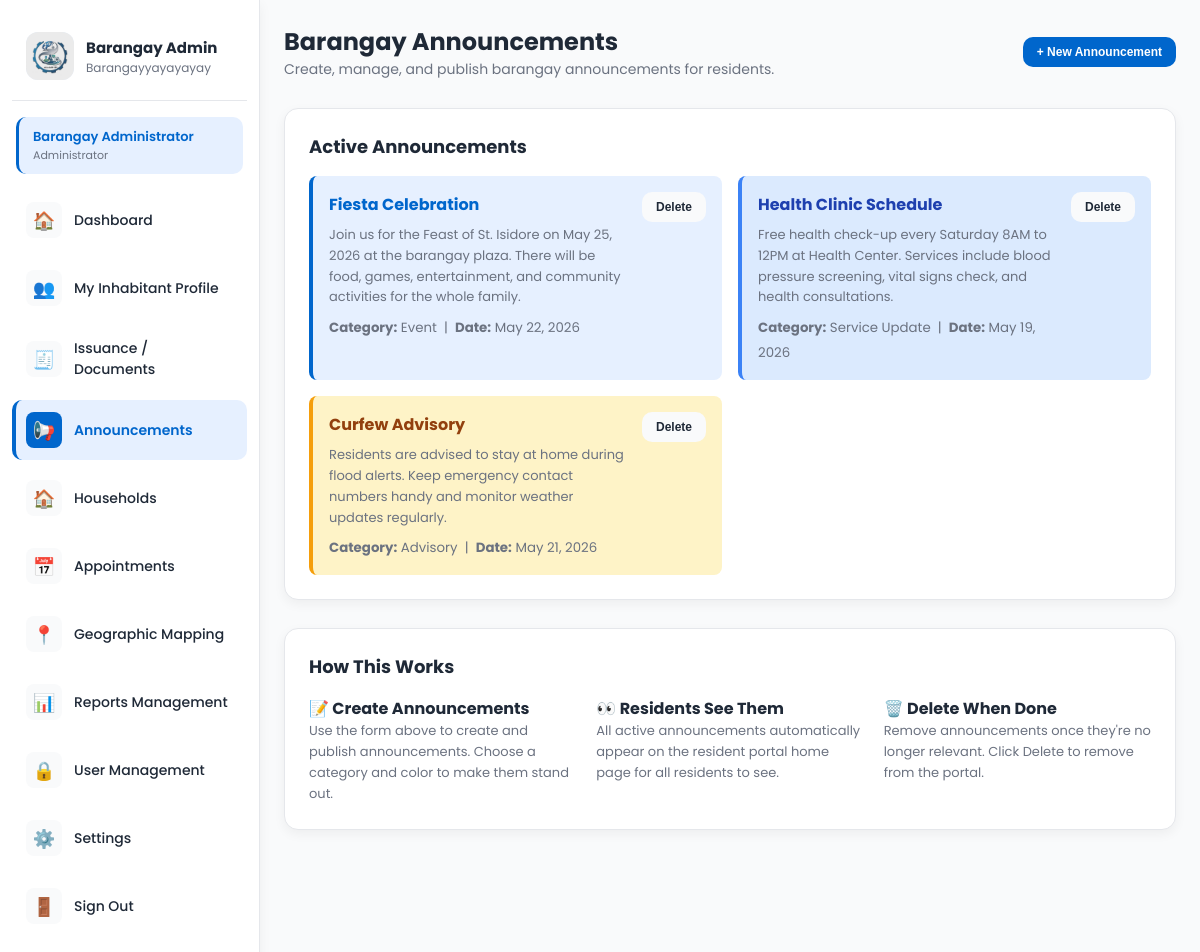
Screenshot of /announcements.php (signed in) with the database file from the repository.
### tables this page shows
CREATE TABLE `announcements` (
  `id` int(10) UNSIGNED NOT NULL,
  `title` varchar(200) NOT NULL,
  `description` text NOT NULL,
  `category` enum('Event','Service Update','Advisory','Important Notice','Other') DEFAULT 'Other',
  `color` varchar(20) DEFAULT 'primary',
  `publish_date` date DEFAULT NULL,
  `created_by` int(10) UNSIGNED DEFAULT NULL,
  `is_active` tinyint(1) DEFAULT 1,
  `created_at` datetime DEFAULT current_timestamp(),
  `updated_at` datetime DEFAULT current_timestamp() ON UPDATE current_timestamp()
);

### includes/db.php (called while the page is built, shortened)
<?php
function getDB(): PDO {
    static $pdo = null;
    if ($pdo === null) {
        $dsn = sprintf(
            'mysql:host=%s;dbname=%s;charset=%s',
            DB_HOST, DB_NAME, DB_CHARSET
        );
        $options = [
            PDO::ATTR_ERRMODE            => PDO::ERRMODE_EXCEPTION,
            PDO::ATTR_DEFAULT_FETCH_MODE => PDO::FETCH_ASSOC,
            PDO::ATTR_EMULATE_PREPARES   => false,
        ];
        try {
            $pdo = new PDO($dsn, DB_USER, DB_PASS, $options);
        } catch (PDOException $e) {
            http_response_code(500);
            die(json_encode(['success' => false, 'message' => 'Database connection failed: ' . $e->getMessage()]));
        }
    }
    return $pdo;
}
function dbFetchAll(string $sql, array $params = []): array {
    $stmt = getDB()->prepare($sql);
    $stmt->execute($params);
    return $stmt->fetchAll();
}
if (file_exists(__DIR__ . '/site_settings.php')) {
    require_once __DIR__ . '/site_settings.php';
}

### includes/site_settings.php (called while the page is built, shortened)
<?php
function getSiteSettings(bool $forceRefresh = false): array {
    static $cache = null;
    if ($cache === null || $forceRefresh) {
        $rows  = dbFetchAll("SELECT setting_key, setting_value FROM barangay_settings");
        $cache = array_column($rows, 'setting_value', 'setting_key');
    }
    return $cache;
}
function getSiteLogo(): string {
    $s = getSiteSettings();
    return htmlspecialchars($s['logo_path'] ?? 'assets/images/logo.jpg');
}
function getSiteName(): string {
    $s = getSiteSettings();
    return htmlspecialchars($s['barangay_name'] ?? 'Barangay San Isidro');
}

### announcements.php (the view, shortened to what this page needs)
<?php
require_once 'includes/db.php';
$announcements = dbFetchAll(
    "SELECT a.*, ad.name AS author
     FROM announcements a
     LEFT JOIN admin_users ad ON a.created_by = ad.id
     WHERE a.is_active = 1
     ORDER BY a.created_at DESC"
);
$colorMap = [
    'primary' => ['bg'=>'var(--primary-light)', 'border'=>'var(--primary)',  'text'=>'var(--primary)'],
    'success' => ['bg'=>'#dcfce7',              'border'=>'#22c55e',          'text'=>'#166534'],
    'warning' => ['bg'=>'#fef3c7',              'border'=>'#f59e0b',          'text'=>'#92400e'],
    'danger'  => ['bg'=>'#fee2e2',              'border'=>'#ef4444',          'text'=>'#991b1b'],
    'info'    => ['bg'=>'#dbeafe',              'border'=>'#3b82f6',          'text'=>'#1e40af'],
];
?>
<!doctype html>
<html lang="en">
<head>
  <link rel="stylesheet" href="assets/css/style.css">
</head>
<body>
<div class="app">
  <?php include 'includes/sidebar_admin.php'; ?>
  <main class="main">
    <div class="topbar">
      <div>
        <h3>Barangay Announcements</h3>
        <div class="text-muted">Create, manage, and publish barangay announcements for residents.</div>
      </div>
      <div class="topbar-actions">
        <button class="btn btn-primary btn-sm" onclick="document.getElementById('newForm').style.display='block';this.style.display='none'" id="newBtn">+ New Announcement</button>
      </div>
    </div>
    <div class="card">
      <h3>Active Announcements</h3>
      <div style="display:grid;grid-template-columns:repeat(auto-fit,minmax(300px,1fr));gap:16px;margin-top:16px" id="announcementsContainer">
        <?php if ($announcements): foreach ($announcements as $a):
          $c = $colorMap[$a['color']] ?? $colorMap['primary'];
          $dateStr = $a['publish_date'] ? date('M d, Y', strtotime($a['publish_date'])) : date('M d, Y', strtotime($a['created_at']));
        ?>
        <div style="background:<?= $c['bg'] ?>;border-left:4px solid <?= $c['border'] ?>;padding:16px;border-radius:8px" data-id="<?= $a['id'] ?>">
          <div style="display:flex;justify-content:space-between;align-items:flex-start">
            <div>
              <h4 style="margin:0 0 8px;color:<?= $c['text'] ?>"><?= htmlspecialchars($a['title']) ?></h4>
              <p style="margin:0 0 6px;font-size:13px;color:var(--text-light)"><?= htmlspecialchars($a['description']) ?></p>
              <small style="color:var(--text-light)"><strong>Category:</strong> <?= htmlspecialchars($a['category']) ?> &nbsp;|&nbsp; <strong>Date:</strong> <?= $dateStr ?></small>
            </div>
            <button class="btn btn-secondary btn-sm" style="margin-left:12px;white-space:nowrap" onclick="deleteAnnouncement(<?= $a['id'] ?>, this)">Delete</button>
          </div>
        </div>
        <?php endforeach; else: ?>
        <p class="text-muted" style="grid-column:1/-1">No announcements yet. Create one above.</p>
        <?php endif; ?>
      </div>
    </div>
    <div class="card">
      <h3>How This Works</h3>
      <div style="display:grid;grid-template-columns:repeat(auto-fit,minmax(240px,1fr));gap:20px;margin-top:16px">
        <div><h4>📝 Create Announcements</h4><p style="font-size:13px;color:var(--text-light)">Use the form above to create and publish announcements. Choose a category and color to make them stand out.</p></div>
        <div><h4>👀 Residents See Them</h4><p style="font-size:13px;color:var(--text-light)">All active announcements automatically appear on the resident portal home page for all residents to see.</p></div>
        <div><h4>🗑️ Delete When Done</h4><p style="font-size:13px;color:var(--text-light)">Remove announcements once they're no longer relevant. Click Delete to remove from the portal.</p></div>
      </div>
    </div>
  </main>
</div>
</body>
</html>

### includes/sidebar_admin.php
<?php
$currentPage = basename($_SERVER['PHP_SELF']);
$adminName   = $_SESSION['admin_name'] ?? 'Admin';
$adminRole   = $_SESSION['admin_role'] ?? 'Staff';
$siteName = getSiteName();
$siteLogo = getSiteLogo();
$navItems = [
    ['href'=>'dashboard.php',    'icon'=>'🏠', 'label'=>'Dashboard'],
    ['href'=>'my_inhabitants.php',   'icon'=>'👥', 'label'=>'My Inhabitant Profile'],
    ['href'=>'issuance.php',     'icon'=>'🧾', 'label'=>'Issuance / Documents'],
    ['href'=>'announcements.php','icon'=>'📢', 'label'=>'Announcements'],
    ['href'=>'households.php',   'icon'=>'🏠', 'label'=>'Households'],
    ['href'=>'appointments.php', 'icon'=>'📅', 'label'=>'Appointments'],
    ['href'=>'mapping.php',      'icon'=>'📍', 'label'=>'Geographic Mapping'],
    ['href'=>'reports.php',      'icon'=>'📊', 'label'=>'Reports Management'],
    ['href'=>'users.php',        'icon'=>'🔒', 'label'=>'User Management'],
    ['href'=>'settings.php',     'icon'=>'⚙️', 'label'=>'Settings'],
];
?>
<aside class="sidebar">
  <div class="sidebar-header">
    <div class="logo-box">
      <img src="<?= $siteLogo ?>" alt="Logo">
    </div>
    <div>
      <h3>Barangay Admin</h3>
      <p class="text-muted"><?= $siteName ?></p>
    </div>
  </div>
  <div style="margin:0 4px 16px;padding:10px 14px;background:var(--primary-light);border-radius:10px;border-left:3px solid var(--primary)">
    <div style="font-size:13px;font-weight:600;color:var(--primary)"><?= htmlspecialchars($adminName) ?></div>
    <div style="font-size:11px;color:var(--text-light)"><?= htmlspecialchars($adminRole) ?></div>
  </div>
  <ul class="menu">
    <?php foreach ($navItems as $item): ?>
    <li>
      <a href="<?= $item['href'] ?>" class="<?= $currentPage === $item['href'] ? 'active' : '' ?>">
        <div class="icon"><?= $item['icon'] ?></div>
        <span><?= $item['label'] ?></span>
      </a>
    </li>
    <?php endforeach; ?>
    <li>
      <a href="logout.php" style="color:#ef4444">
        <div class="icon">🚪</div><span>Sign Out</span>
      </a>
    </li>
  </ul>
</aside>

### assets/css/style.css (style rules this page uses)
:root { --primary:#0066cc; --primary-light:#e6f0ff; --accent:#00b894; --success:#10b981; --warning:#f59e0b; --danger:#ef4444; --info:#3b82f6; --muted:#f9fafb; --sidebar:#ffffff; --text:#1f2937; --text-light:#6b7280; --border:#e5e7eb; --shadow:0 10px 40px rgba(0,0,0,0.08); --shadow-sm:0 4px 12px rgba(0,0,0,0.05); --shadow-lg:0 20px 60px rgba(0,0,0,0.15); }
* { box-sizing:border-box }
html,body { margin:0;padding:0 }
body { font-family:'Poppins',system-ui,-apple-system,sans-serif;background:var(--muted);color:var(--text) }
h1,h2,h3,h4,h5,h6 { margin:0;padding:0 }
.btn { display:inline-block;padding:14px 28px;border-radius:10px;border:none;cursor:pointer;font-weight:600;font-size:15px;transition:all 0.3s ease;text-decoration:none }
.btn-primary { background:var(--primary);color:#fff }
.btn-secondary { background:var(--muted);color:var(--text) }
.text-muted { color:var(--text-light) }
.app { display:flex;min-height:100vh;background:var(--muted) }
.sidebar { width:260px; background:#fff; border-right:1px solid var(--border); padding:20px 12px; overflow-y:auto; box-shadow:var(--shadow-sm); }
.sidebar-header { padding:12px 14px 20px;display:flex;align-items:center;gap:12px;border-bottom:1px solid var(--border);margin-bottom:16px }
.logo-box { width:48px;height:48px;border-radius:12px;overflow:hidden;display:flex;align-items:center;justify-content:center;background:var(--primary-light);flex-shrink:0 }
.logo-box img { width:100%;height:100%;object-fit:cover }
.sidebar-header div h3 { margin:0;font-size:15px;font-weight:700 }
.sidebar-header div p { margin:0;font-size:12px;color:var(--text-light) }
.sidebar .menu { list-style:none;padding:0;margin:0 }
.sidebar .menu li { margin-bottom:8px }
.sidebar .menu a { display:flex; align-items:center; gap:12px; width:100%; padding:12px 14px; color:var(--text) !important; text-decoration:none !important; border-radius:10px; transition:all 0.3s ease; font-size:14px; font-weight:500; position:relative; }
.sidebar .menu a.active { background:var(--primary-light); color:var(--primary) !important; font-weight:600; border-left:4px solid var(--primary); padding-left:10px; }
.sidebar .menu a .icon { width:36px;height:36px;border-radius:8px;background:var(--muted);display:flex;align-items:center;justify-content:center;flex-shrink:0;font-size:18px;transition:all 0.3s ease }
.sidebar .menu a.active .icon { background:var(--primary);color:#fff }
.main { flex:1;padding:24px;overflow-y:auto }
.topbar { margin-bottom:28px;display:flex;justify-content:space-between;align-items:center }
.topbar h3 { margin:0;font-size:24px;font-weight:700 }
.topbar .text-muted { margin:0;color:var(--text-light);font-size:14px }
.topbar-actions { display:flex;gap:12px }
.card { background:#fff;padding:24px;border-radius:14px;box-shadow:var(--shadow-sm);border:1px solid var(--border);transition:all 0.3s ease;margin-bottom:28px }
.card h3 { margin:0 0 16px;font-size:18px;font-weight:700 }
.card p { margin:0;color:var(--text-light);font-size:14px;line-height:1.6 }
.btn-sm { padding:8px 14px;font-size:12px }

### includes/site_settings.php (style rules this page uses)
:root { --primary: #0066cc; --primary-light: #e6f0ff; }

### rows the page displays
announcements: title "Fiesta Celebration", description "Join us for the Feast of St. Isidore on May 25, 2026 at the barangay plaza. There will be food, games, entertainment, and community activities for the whole family.", category "Event", publish_date "May 22, 2026"
announcements: title "Health Clinic Schedule", description "Free health check-up every Saturday 8AM to 12PM at Health Center. Services include blood pressure screening, vital signs check, and health consultations.", category "Service Update", publish_date "May 19, 2026"
announcements: title "Curfew Advisory", description "Residents are advised to stay at home during flood alerts. Keep emergency contact numbers handy and monitor weather updates regularly.", category "Advisory", publish_date "May 21, 2026"

### other values shown
$siteName "Barangayyayayayay"
$adminName "Barangay Administrator"
$adminRole "Administrator"
$item['icon'] "🏠"
$item['label'] "Dashboard"
$item['icon'] "👥"
$item['label'] "My Inhabitant Profile"
$item['icon'] "🧾"
$item['label'] "Issuance / Documents"
$item['icon'] "📢"
$item['label'] "Announcements"
$item['label'] "Households"
$item['icon'] "📅"
$item['label'] "Appointments"
$item['icon'] "📍"
